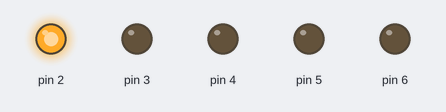
A sketch run on a simulated Arduino Uno, built with avr-gcc and run on an emulated ATmega328P. Shown: output pins drawn as LEDs (lit = HIGH).

Above: at 0.2 s.
At 1.2 s:
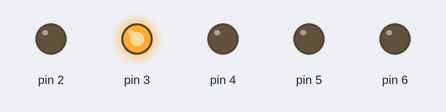
At 2.2 s:
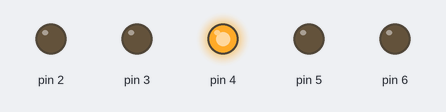
At 3.2 s:
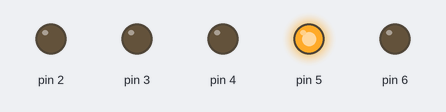
At 4.2 s:
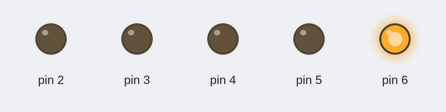
At 5.7 s:
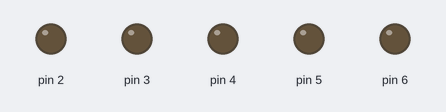
Timing chart, 0 to 6.5 s (numbered marks = the images above):
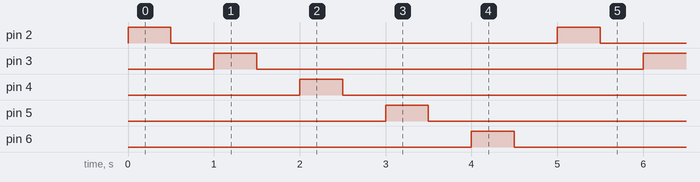

Measured:
- by itself, pin 2–6: alternates HIGH for 0.50 s and LOW for 4.5 s
- by itself, everything shown: repeats every 5.0 s, in 10 steps

The sketch:

1_LED.ino
```cpp
// C++ code
//
void setup()
{
  for(int i = 2; i <=6;i++){
  pinMode(i, OUTPUT);
  }
}

void loop()
{
  for(int i =2 ; i <= 6 ; i++ ){
  digitalWrite(i, HIGH);
  delay(500); // Wait for 1000 millisecond(s)
  digitalWrite(i, LOW);
  delay(500); // Wait for 1000 millisecond(s)
  }
}
```
